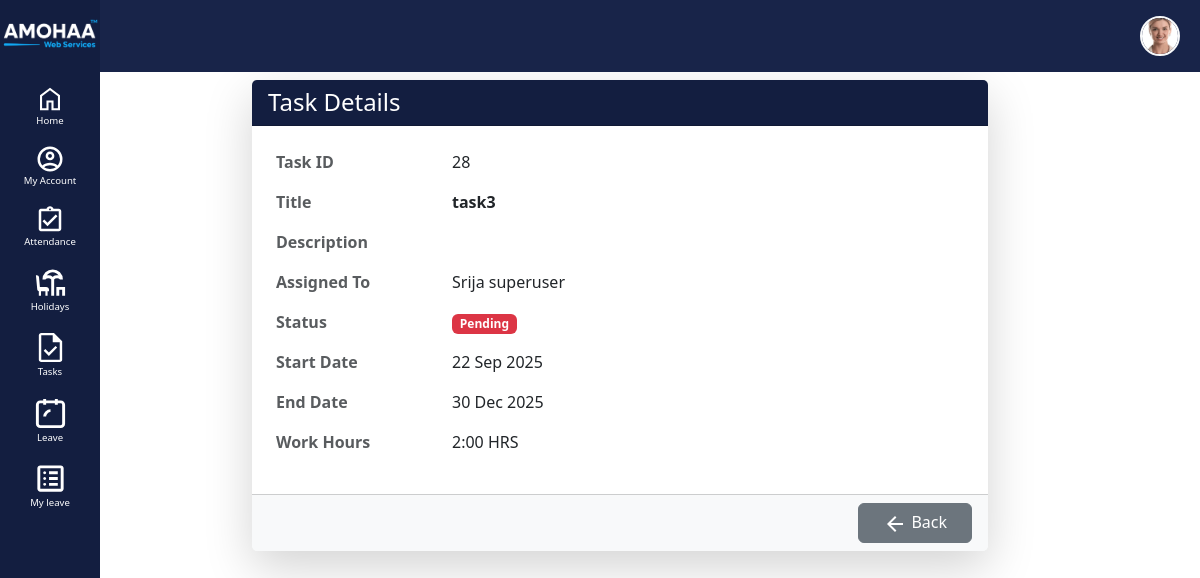
Screenshot of /main/tasks/view/28/ (signed in) with the database file from the repository.
### employee_portal/models.py (models this page shows, shortened)
class Employee(models.Model):
    ROLE_CHOICES = (
        ("admin", "Admin"),
        ("employee", "Employee"),
    )
    user = models.OneToOneField(User, on_delete=models.CASCADE)
    role = models.CharField(max_length=20, choices=ROLE_CHOICES, default="employee")
    DESIGNATION_CHOICES = [
        ("CEO", "CEO"),
        ("Administration", "Administration"),
        ("Manager", "Manager"),
        ("Assistant Manager", "Assistant Manager"),
        ("Team Member", "Team Member"),
        ("Managing Director", "Managing Director"),
        ("Chief Executive Officer", "Chief Executive Officer"),
        ("Software Engineer", "Software Engineer"),
        ("Web Developer", "Web Developer"),
        ("Frontend Developer", "Frontend Developer"),
        ("Backend Developer", "Backend Developer"),
        ("Full Stack Developer", "Full Stack Developer"),
        ("Team Lead", "Team Lead"),
        ("Technical Lead", "Technical Lead"),
        ("Senior Manager", "Senior Manager"),
        ("Consultant", "Consultant"),
        ("Junior Developer", "Junior Developer"),
        ("Trainee", "Trainee"),
        ("Intern", "Intern"),
    ]
    user = models.OneToOneField(User, on_delete=models.CASCADE, null=True, blank=True)
    check_in_status = models.BooleanField(default=False)
    first_name = models.CharField(max_length=100)
    last_name = models.CharField(max_length=100, blank=True, null=True)
    official_email = models.EmailField(unique=True)
    phone = models.CharField(max_length=15, blank=True, null=True)
    dob = models.DateField(blank=True, null=True)
    uan_number = models.CharField(max_length=20, blank=True, null=True)
    aadhaar_number = models.CharField(max_length=20, blank=True, null=True)
    pan_number = models.CharField(max_length=20, blank=True, null=True)
    photo = models.ImageField(upload_to="employee_photos/", blank=True, null=True)
    present_address_line1 = models.CharField(max_length=255, blank=True, null=True)
    present_address_line2 = models.CharField(max_length=255, blank=True, null=True)
    present_city = models.CharField(max_length=100, blank=True, null=True)
    present_state = models.CharField(max_length=100, blank=True, null=True)
    present_country = models.CharField(max_length=100, blank=True, null=True)
    present_postal_code = models.CharField(max_length=20, blank=True, null=True)
    permanent_same_as_present = models.BooleanField(
        default=False, null=True, blank=True
    )
    permanent_address_line1 = models.CharField(max_length=255, blank=True, null=True)
    permanent_address_line2 = models.CharField(max_length=255, blank=True, null=True)
    permanent_city = models.CharField(max_length=100, blank=True, null=True)
    permanent_state = models.CharField(max_length=100, blank=True, null=True)
    permanent_country = models.CharField(max_length=100, blank=True, null=True)
    permanent_postal_code = models.CharField(max_length=20, blank=True, null=True)
    source_of_hire = models.CharField(max_length=100, blank=True, null=True)
    department = models.CharField(max_length=100, blank=True, null=True)
    experience = models.CharField(max_length=100, blank=True, null=True)
    skill_set = models.CharField(max_length=255, blank=True, null=True)
    highest_qualification = models.CharField(max_length=100, blank=True, null=True)
    additional_information = models.TextField(blank=True, null=True)
    location = models.CharField(max_length=100, blank=True, null=True)
    title = models.CharField(
        max_length=50,
        blank=True,
        null=True,
        choices=DESIGNATION_CHOICES,
        default="Team Member",
    )
    current_salary = models.DecimalField(
        max_digits=12, decimal_places=2, blank=True, null=True
    )
    offer_letter = models.FileField(upload_to="offer_letters/", blank=True, null=True)
    tentative_joining_date = models.DateField(blank=True, null=True)
    college_name = models.CharField(max_length=255, null=True, blank=True)
    degree = models.CharField(max_length=255, null=True, blank=True)
    field_of_study = models.CharField(max_length=255, null=True, blank=True)
    year_of_completion = models.CharField(max_length=50, null=True, blank=True)
    occupation = models.CharField(max_length=255, null=True, blank=True)
    company = models.CharField(max_length=255, null=True, blank=True)
    summary = models.TextField(null=True, blank=True)
    duration = models.CharField(max_length=100, null=True, blank=True)
    currently_work_here = models.CharField(max_length=10, null=True, blank=True)
    created_at = models.DateTimeField(auto_now_add=True, null=True)
    updated_at = models.DateTimeField(auto_now=True, null=True)

class Task(models.Model):
    STATUS_CHOICES = [
        ("Pending", "Pending"),
        ("In Progress", "In Progress"),
        ("Completed", "Completed"),
    ]
    title = models.CharField(max_length=200)
    description = models.TextField()
    image = models.ImageField(upload_to="task_images/", blank=True, null=True)
    assigned_to = models.ForeignKey(
        Employee, on_delete=models.CASCADE, related_name="tasks"
    )
    status = models.CharField(max_length=20, choices=STATUS_CHOICES, default="Pending")
    start_date = models.DateField(null=True, blank=True)
    end_date = models.DateField(null=True, blank=True)
    worked_hours = models.DecimalField(max_digits=5, decimal_places=2, default=0)
    def worked_hours_display(self):
        hours = int(self.worked_hours)
        minutes = int((self.worked_hours - hours) * 60)
        return f"{hours}:{minutes:02d}"
    created_at = models.DateTimeField(auto_now_add=True)
    updated_at = models.DateTimeField(auto_now=True)

### employee_portal/views.py (the view)
# urls.py: path("tasks/view/<int:id>/", views.task_view, name="task_view"),
@login_required
def task_view(request, id):
    task = get_object_or_404(Task, id=id)
    return render(request, "tasks/task_view.html", {"task": task})

### employee_portal/context_processors.py (called while the page is built)
def employee_context(request):
    if request.user.is_authenticated:
        emp = Employee.objects.filter(user=request.user).first()
        return {'emp': emp}
    return {}

### employee_portal/templates/tasks/task_view.html (shortened to what this page needs)
{% extends 'employee_portal/base.html' %}
{% block content %}
<div class="container mt-5 pt-3 d-flex justify-content-center">
  <div class="col-md-8">
    <div class="card shadow-lg border-0">
      <div class="card-header text-white"
           style="background-color:#131e40;">
        <h4 class="mb-0">Task Details</h4>
      </div>
      <div class="card-body">
        <table class="table table-borderless">
          <tr>
            <th class="text-muted w-25">Task ID</th>
            <td>{{ task.id }}</td>
          </tr>
          <tr>
            <th class="text-muted">Title</th>
            <td><strong>{{ task.title }}</strong></td>
          </tr>
          <tr>
            <th class="text-muted">Description</th>
            <td>{{ task.description }}</td>
          </tr>
          <tr>
            <th class="text-muted">Assigned To</th>
            <td>
              {{ task.assigned_to.first_name }}
              {{ task.assigned_to.last_name }}
            </td>
          </tr>
          <tr>
            <th class="text-muted">Status</th>
            <td>
              {% if task.status == "Completed" %}
                <span class="badge bg-success">Completed</span>
              {% elif task.status == "Pending" %}
                <span class="badge bg-danger">Pending</span>
              {% elif task.status == "In Progress" %}
                <span class="badge bg-warning text-dark">In Progress</span>
              {% else %}
                <span class="badge bg-secondary">{{ task.status }}</span>
              {% endif %}
            </td>
          </tr>
          <tr>
  <th class="text-muted">Start Date</th>
  <td>{{ task.start_date|date:"d M Y" }}</td>
</tr>
<tr>
  <th class="text-muted">End Date</th>
  <td>{{ task.end_date|date:"d M Y" }}</td>
</tr>
          <tr>
            <th class="text-muted">Work Hours</th>
            <td>{{ task.worked_hours_display }} HRS</td>
          </tr>
        </table>
      </div>
      <div class="card-footer text-end bg-light">
        <a href="{% url 'task_list' %}" class="btn btn-secondary px-4">
          <svg xmlns="http://www.w3.org/2000/svg" height="24px" viewBox="0 -960 960 960" width="24px" fill="#FFFFFF"><path d="m313-440 224 224-57 56-320-320 320-320 57 56-224 224h487v80H313Z"/></svg>  Back
        </a>
      </div>
    </div>
  </div>
</div>
{% endblock %}

### employee_portal/templates/employee_portal/base.html (shortened to what this page needs)
{% load static %}
<!DOCTYPE html>
<html lang="en">
<head>
  <link href="https://cdn.jsdelivr.net/npm/bootstrap@5.3.0/dist/css/bootstrap.min.css" rel="stylesheet">
  <link href="https://cdn.jsdelivr.net/npm/bootstrap-icons@1.11.3/font/bootstrap-icons.css" rel="stylesheet">
</head>
<body>
<nav class="navbar navbar-expand-lg top-navbar fixed-top" id="top-navbar" style="background-color: #182449ff;">
  <div class="container-fluid">
      <ul class="navbar-nav ms-auto">
        <li class="nav-item dropdown">
          <a class="nav-link" data-bs-toggle="offcanvas" href="#profileOffcanvas" role="button" aria-controls="profileOffcanvas">
            {% if emp.photo %}
              <img src="{{ emp.photo.url }}" class="rounded-circle border border-2 border-light" width="40" height="40" style="object-fit: cover;">
            {% else %}
              <img src="{% static 'images/user.avif' %}" class="rounded-circle border border-2 border-light" width="40" height="40" style="object-fit: cover;">
            {% endif %}
          </a>
        </li>
      </ul>
    </div>
</nav>
  <div class="sidebar" style="background-color: #131e40;">
      <img src="{% static 'images/logo.png' %}" class="mb-3 mt-3" alt="logo" style="width: 100px;">
    <ul class="nav flex-column">
      <li class="nav-item w-100 ">
        <a class="nav-link text-white pt-3 {% if request.path == '/main/home/' %}active{% endif %}"  href="{% url 'dashboard' %}"id="home-link">
          <svg xmlns="http://www.w3.org/2000/svg" height="30px" viewBox="0 -960 960 960" width="30px" fill="#FFFFFF"><path d="M226.67-186.67h140v-246.66h226.66v246.66h140v-380L480-756.67l-253.33 190v380ZM160-120v-480l320-240 320 240v480H526.67v-246.67h-93.34V-120H160Zm320-352Z"/></svg>Home</a>
      </li>
{% if user.is_superuser  %}
      <li class="nav-item w-100 ">
        <a class="nav-link  text-white {% if request.path == '/main/onboarding/candidate/' %}active{% endif %}" href="{% url 'employee_list' %}">
        <svg xmlns="http://www.w3.org/2000/svg" height="30px" viewBox="0 -960 960 960" width="30px" fill="#FFFFFF"><path d="M475-146.67q4.67 0 10.33-2.33 5.67-2.33 9-5.67l334-334.66Q841-502 847.17-518.11q6.16-16.11 6.16-32.22 0-16.67-6.16-32.84-6.17-16.16-18.84-28.5L651.67-788.33q-12.34-12.67-28.5-18.84-16.17-6.16-32.84-6.16-16.11 0-32.22 6.16Q542-801 529.33-788.33l-15.66 15.66L592.33-693Q606-679 615-660.67q9 18.34 9 39.67 0 39.33-29.17 68.17Q565.67-524 526.33-524q-23.33 0-40.5-7.33-17.16-7.34-30.95-21.23L381-626 202-447q-4.33 4.33-6.17 9.18-1.83 4.86-1.83 10.4 0 11.09 7.67 18.92 7.66 7.83 18.77 7.83 5.56 0 10.56-2.66 5-2.67 8.33-6l137.34-137.34L423.33-500 287-363.33q-4.33 4.33-6.17 9.5-1.83 5.16-1.83 10.5 0 10.66 8 18.66t18.67 8q5.33 0 10.33-2.33t8.33-5.67l137.34-137L508.33-415 372-278.33q-3.67 3.33-5.83 8.89-2.17 5.55-2.17 11.11 0 10.66 8 18.66t18.67 8q5.33 0 9.83-1.83t8.83-6.17l137.34-137L593.33-330 456-192.67q-4.33 4.34-6.17 9.5Q448-178 448-173.33q0 12 7.5 19.33 7.5 7.33 19.5 7.33ZM474.71-80q-34.38 0-61.21-24.5t-31.83-60.91q-34-4.92-57-27.92t-28-57q-34-5-56.5-28.5t-27.5-56.5q-37.34-5-61.34-31t-24-62q0-18 6.99-35.54 6.98-17.53 20.01-30.8L381-721l117 117q6 6.33 13.56 9.83 7.55 3.5 15.11 3.5 11.66 0 21.33-9.5 9.67-9.5 9.67-21.27 0-5.23-2.84-11.56-2.83-6.33-9.16-12.33l-143-143q-12.34-12.67-28.5-18.84-16.17-6.16-32.84-6.16-16.11 0-32.22 6.16Q293-801 280.37-788.43L132-639.67q-12.33 12.34-18 26.67-5.67 14.33-7 31.33t5 33.5q6.33 16.5 16.33 30.17l-48 48q-19-22.33-30-52.17-11-29.83-10.33-60.5.67-29.33 12.33-56.5Q64-666.33 85-687.33L232.67-835q22.66-22.33 51.03-33.33 28.36-11 58.16-11 29.81 0 57.97 11 28.17 11 50.5 33.33L466-819.33 481.67-835q22.66-22.33 51.03-33.33 28.36-11 58.16-11 29.81 0 57.97 11 28.17 11 50.5 33.33L875-659.33q22.33 22.33 33.67 51.02Q920-579.62 920-549.98q0 29.65-11.33 57.81Q897.33-464 875-441.67L541-108q-13.33 13.33-30.52 20.67Q493.29-80 474.71-80Zm-98.38-550.67Z"/></svg>
        Onboarding</a>
      </li>
      <li class="nav-item w-100">
  <a class="nav-link text-white {% if request.path == '/my-account/' %}active{% endif %}" href="{% url 'my_account' %}">
    <svg xmlns="http://www.w3.org/2000/svg" height="30px" viewBox="0 -960 960 960" width="30px" fill="#FFFFFF"><path d="M234-276q51-39 114-61.5T480-360q69 0 132 22.5T726-276q35-41 54.5-93T800-480q0-133-93.5-226.5T480-800q-133 0-226.5 93.5T160-480q0 59 19.5 111t54.5 93Zm246-164q-59 0-99.5-40.5T340-580q0-59 40.5-99.5T480-720q59 0 99.5 40.5T620-580q0 59-40.5 99.5T480-440Zm0 360q-83 0-156-31.5T197-197q-54-54-85.5-127T80-480q0-83 31.5-156T197-763q54-54 127-85.5T480-880q83 0 156 31.5T763-763q54 54 85.5 127T880-480q0 83-31.5 156T763-197q-54 54-127 85.5T480-80Zm0-80q53 0 100-15.5t86-44.5q-39-29-86-44.5T480-280q-53 0-100 15.5T294-220q39 29 86 44.5T480-160Zm0-360q26 0 43-17t17-43q0-26-17-43t-43-17q-26 0-43 17t-17 43q0 26 17 43t43 17Zm0-60Zm0 360Z"/></svg>
    My Account
  </a>
{% else %}
<li class="nav-item w-100">
  <a class="nav-link text-white {% if request.path == '/my-account/' %}active{% endif %}" href="{% url 'my_account' %}">
    My Account
  </a>
</li>
{% endif %}
      <li class="nav-item w-100 ">
        <a class="nav-link  text-white " href="{% url 'attendance_calendar' %}">
          Attendance</a>
      </li>
        <li class="nav-item w-100 ">
        <a class="nav-link  text-white" href="{% url 'holiday_list' %}">
          Holidays</a>
      </li>
              <li class="nav-item w-100 ">
        <a class="nav-link  text-white" href="{% url 'task_list' %}">
          Tasks</a>
      </li>
      <li class="nav-item w-100 ">
        <a class="nav-link  text-white" href="{% url 'add_leave' %}">
Leave</a>
      </li>
      <li class="nav-item w-100 ">
        <a class="nav-link  text-white" href="{% url 'leave_list' %}">
        My leave</a>
      </li>
    </ul>
  </div>
  <div class="content">
    {% block content %}
    {% endblock %}
  </div>
</body>
</html>

### rows the page displays
Employee: photo (picture)
Task: id "28", title "task3", assigned_to.first_name "Srija", assigned_to.last_name "superuser", start_date "22 Sep 2025", end_date "30 Dec 2025", worked_hours_display "2:00"
